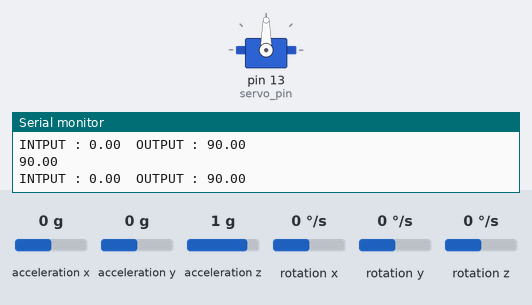
Recording of a sketch running on a simulated Arduino Uno, built with avr-gcc and run on an emulated ATmega328P. Shown: servo, the last lines printed to the serial monitor. The test bench sets the inputs (shaded band); at power-on: acceleration y 0 g, acceleration x 0 g, acceleration z 1 g, rotation x 0 °/s, rotation y 0 °/s, rotation z 0 °/s.

Above: at 3.2 s.
3.3 s: acceleration y set to 0.2 g
At 4.2 s:
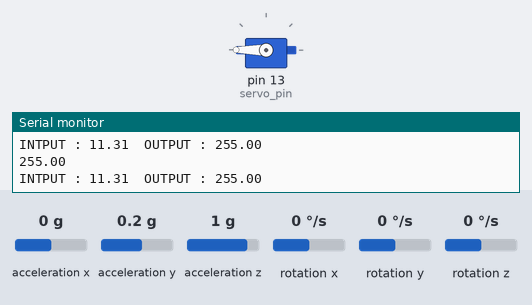
4.8 s: acceleration y set to -0.1 g
At 5.02 s:
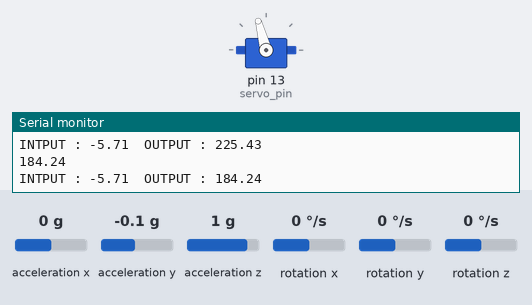
9.5 s: acceleration y set to 0.8 g
At 10.5 s:
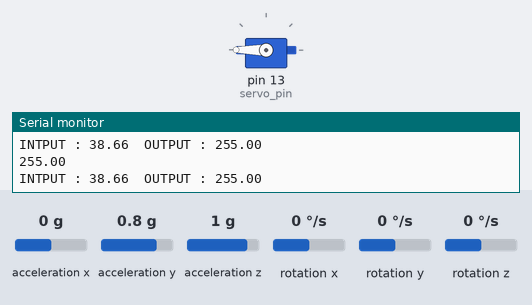
11.0 s: acceleration y set to -1.4 g
At 11.3 s:
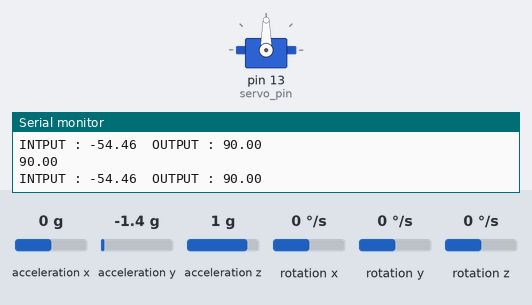
Timing chart, 0 to 13.5 s (numbered marks = the images above; inputs shaded):
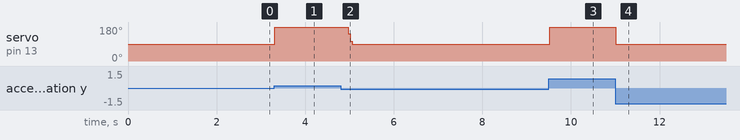

Measured:
- the behaviour switches between 0 and 0.1 g on acceleration y (found by bisection; images 0 and 1)
- after the input at 3.3 s, servo on pin 13 (servo_pin): 90° → 180° at once
- after the input at 4.8 s, servo on pin 13 (servo_pin): 180° → 90° after 0.18 s
- after the input at 9.5 s, servo on pin 13 (servo_pin): 90° → 180° at once
- after the input at 11.0 s, servo on pin 13 (servo_pin): 180° → 90° at once

The sketch:

project.ino
```cpp
#include <MPU6050_light.h> //MPU6050库，能计算出三个方向角
#include "Wire.h" //包含IIC通信库
#include <Servo.h> //包含舵机库
#include "ArduPID.h"  //包含PID调参库
ArduPID myController;

//mpu
MPU6050 mpu(Wire);  //定义MPU6050对象mpu
unsigned long timer = 0;

//servo
Servo mg90;   //定义舵机对象mg90
int servo_pin = 13;  //定义舵机PWM信号引脚

//pid
double Setpoint, Input, Output; //设置PID的期望值，输入，输出
double p=4.71, i=54.64, d=0;    //设置PID的调节参数

void setup() {
  Serial.begin(9600);  //串口初始化
  Wire.begin();  //加入总线进行IIC通信

  //舵机初始化
  mg90.attach ( servo_pin );  //舵机初始化

  //mpu6050初始化
  byte status = mpu.begin();  //MPU6050初始化
  Serial.print(F("MPU6050的状态: "));
  Serial.println(status);
  while(status!=0){ } // stop everything if could not connect to MPU6050
  Serial.println(F("正在计算偏移量, 不要移动MPU6050"));
  delay(1000);
  // mpu.upsideDownMounting = true; // uncomment this line if the MPU6050 is mounted upside-down
  mpu.calcOffsets(); // gyro and accelero
  Serial.println("已完成!\n");

  //PID初始化
  Setpoint = 0; //设置期望值
  myController.begin(&Input, &Output, &Setpoint, p, i, d);
  myController.reverse() ;
  //myController.setOutputLimits(-90, 90);
  myController.setBias(180.0 / 2.0);
  myController.setWindUpLimits(-1, 1);
  myController.start();

  Input = mpu.getAngleX();  //设置输入为mpu6050的Y角
  //myPID.SetMode(AUTOMATIC); //设置PID模式
}

void loop() {
  mpu.update();
  if((millis()-timer)>20){ // print data every 10ms
  Input = mpu.getAngleX();
  myController.compute();
  Serial.println(Output);
  mg90.write(Output);
  Serial.print("INTPUT : ");
  Serial.print(mpu.getAngleX());
  Serial.print("  OUTPUT : ");
  Serial.println(Output);
  timer = millis();
  }
}
```
